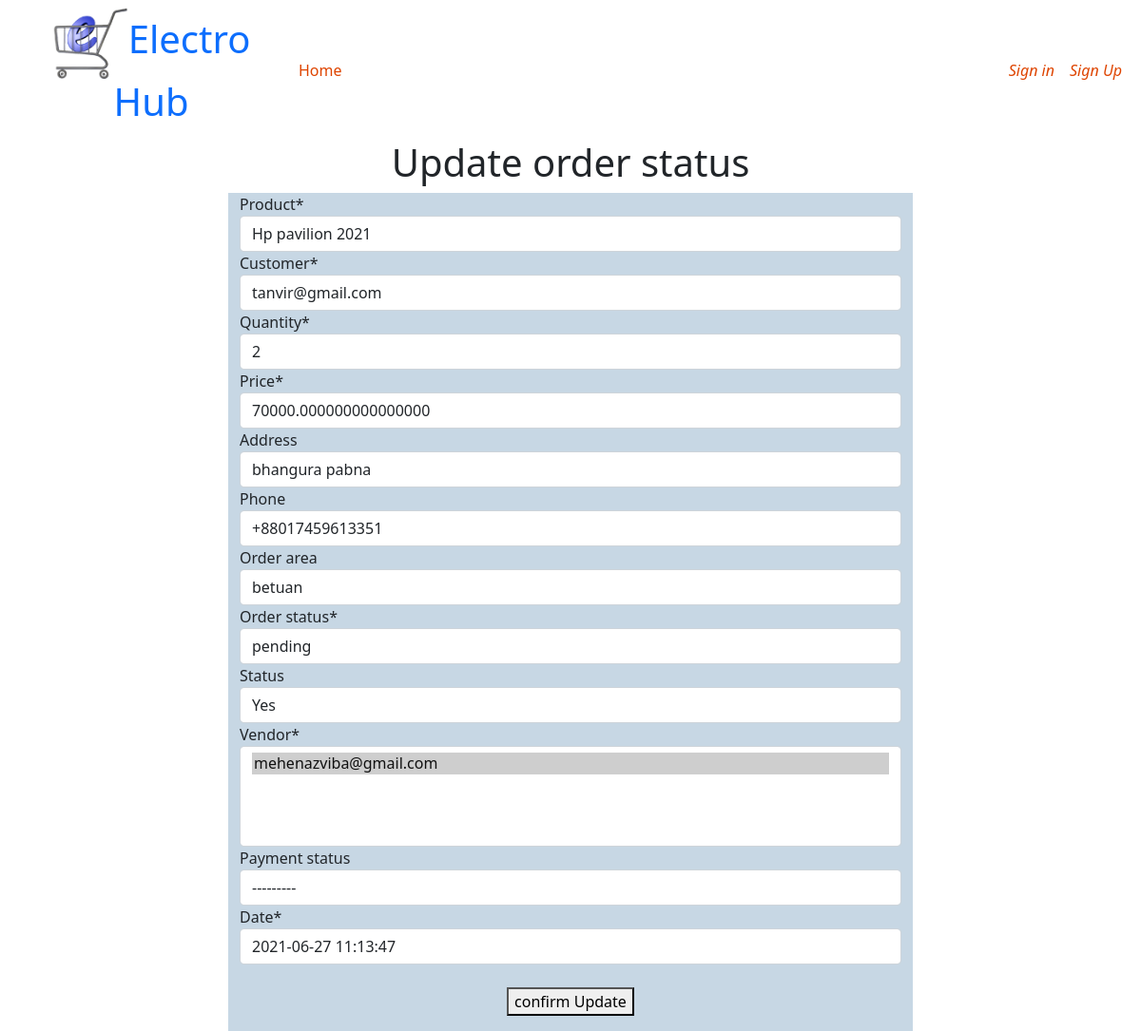
Screenshot of /seller/1/order/update with the database file from the repository.
### order/models.py (models this page shows, shortened)
class Order(models.Model):
    CANCEL = 'cancel'
    PENDING = 'pending'
    RECIVED = 'recived'
    STATUS_CHOICES = (
        (CANCEL, 'cancel'),
        (PENDING,  'pending'),
        (RECIVED, 'recived')
    )
    product = models.ForeignKey(Product, related_name='orders',
                                on_delete=models.CASCADE )
    customer = models.ForeignKey(Customer,
                                 on_delete=models.CASCADE)
    quantity = models.IntegerField(default=1)
    price = models.DecimalField(max_digits=20,decimal_places=15)
    address = models.CharField(max_length=250, default='', blank=True)
    phone = models.CharField(max_length=50, default='', blank=True)
    order_area=models.CharField(max_length=250, default='', blank=True)
    order_status=models.CharField(max_length=20, choices=STATUS_CHOICES, default=PENDING)
    status = models.BooleanField(default=False,null=True,blank=True)
    vendor= models.ManyToManyField(Seller, related_name='orders')
    CASH_ON_DELIVERY = 'cash_on_delivery'
    CARD = 'card'
    PAYMENT_STATUS_CHOICES = (
      (CASH_ON_DELIVERY ,'cash_on_delivery'),
   ( CARD ,'card'),
    )
    payment_status=models.CharField(null=True,blank=True,max_length=20, choices=PAYMENT_STATUS_CHOICES, default=CASH_ON_DELIVERY)
    date = models.DateTimeField(default=timezone.now)

### seller/views.py (the view)
# urls.py: path('<int:id>/order/update', OrderStatusUpdateView, name='product_order_update'),
def  OrderStatusUpdateView(request ,id):
        order=get_object_or_404(Order,id=id)
        form=OrderUpdateForm(request.POST,instance=order)
        if form.is_valid():
            form.save()
            return redirect('product_order')
        else:
             form=OrderUpdateForm(instance=order)
        return render(request,template_name='order_status_update.html', context={'form':form})

### order/forms.py
class OrderUpdateForm(forms.ModelForm):
    class Meta:
        model = Order
        fields='__all__'

### shop/context_processors.py (called while the page is built)
def main_categories(request):
    main_categories=Subcategory.objects.filter(parent=None).order_by('pk')
    main_1st=main_categories[0:2]
    main_2nd=main_categories[2:]
    info=MyShop.objects.all()
    return {'main_categories':main_categories,'main_1st':main_1st,'main_2nd':main_2nd ,'info':info}

### shop/models.py (called while the page is built)
    def __str__(self):
        return self.name

### users/models.py (called while the page is built)
    def __str__(self):
        return self.email

    def get_queryset(self, *args, **kwargs):
        return super().get_queryset(*args, **kwargs).filter(Q(type__contains = CustomUser.Types.SELLER))

### seller/templates/order_status_update.html (shortened to what this page needs)
{% extends 'seller_base.html'%}
{%block content%}
{% load crispy_forms_tags %}
    <h1 class="title"><center>Update order status</center></h1>
   <div class="container">
    <form method="post" action="" enctype="multipart/form-data">
        {{ form|crispy }}
        <div class="field">
            <div class="control">
                <center><button class="button is-dark is-uppercase mt-lg-4 mb-lg-3">confirm Update</button></center>
            </div>
        </div>
    </form>
   </div>
{% endblock %}

### seller/templates/seller_base.html (style rules this page uses)
body { background-image: url('https://neilpatel.com/wp-content/uploads/2015/04/ecommerce.jpg'); height: 100%; width: 100%; overflow-y: scroll; }

### seller/templates/order_status_update.html (style rules this page uses)
.container { background-color:#C7D7E4; width: 60%; }

### rows the page displays
Order: product "Hp pavilion 2021", customer "tanvir@gmail.com", quantity "2", price "70000.000000000000000", address "bhangura pabna", phone "+88017459613351", order_area "betuan", order_status "pending", status "Yes", payment_status "---------", date "2021-06-27 11:13:47"
